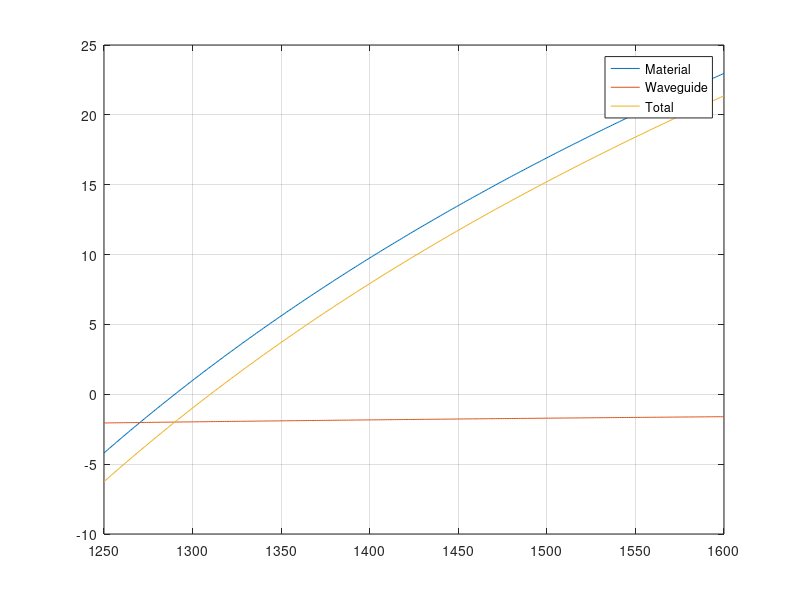

Source code (MATLAB):
clc; clear; close all;
 
S0=0.0970;
lambda_o=1310;
n2=1.48;
der=0.26;
rri=0.002;
lambda=1250:1:1600;
c=3*(10^5);
 
Dwg=(((-1)*n2*rri*der)./(c.*lambda))*(10^(12));
Dt=(lambda.*S0.*(1-((lambda_o./lambda).^4)))/4;
 
Dm=Dt-Dwg;
figure;
xlabel('Wavelength (nm)');
ylabel('Dispersion (ps/(nm*km))');
title('Dispersion profile');
plot(lambda,Dm);
hold all;
plot(lambda,Dwg);
hold all;
plot(lambda,Dt);
grid on;

legend('Material','Waveguide','Total');
